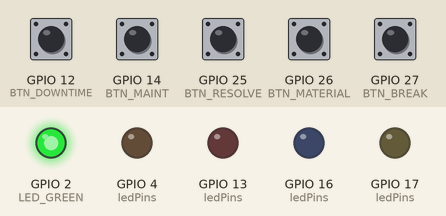
Bench run of a sketch on a simulated ESP32. Parts: output pins drawn as LEDs (lit = HIGH). The test bench sets the inputs (shaded band); at power-on: GPIO 12 (BTN_DOWNTIME), GPIO 14 (BTN_MAINT), GPIO 25 (BTN_RESOLVE), GPIO 26 (BTN_MATERIAL), GPIO 27 (BTN_BREAK) HIGH. WiFi joins after 1.5 s; servers stay silent unless stated; random numbers use the default seed unless the sketch sets one; no MQTT or app messages arrive unless stated; what the sketch prints to the serial monitor is not drawn.

Above: at 3.3 s.
3.4 s: GPIO 12 (BTN_DOWNTIME) pulled LOW for 0.15 s
At 4.4 s:
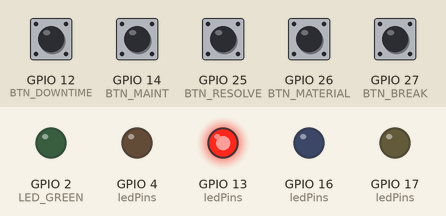
5.0 s: GPIO 14 (BTN_MAINT) pulled LOW for 0.15 s
At 5.6 s:
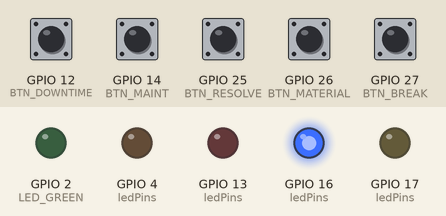
6.6 s: GPIO 26 (BTN_MATERIAL) pulled LOW for 0.15 s
At 7.8 s:
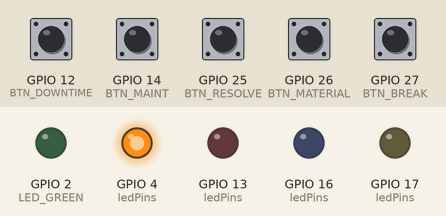
8.2 s: GPIO 27 (BTN_BREAK) pulled LOW for 0.15 s
At 9.0 s:
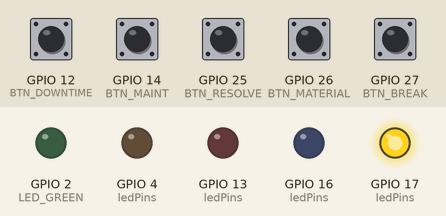
9.8 s: GPIO 25 (BTN_RESOLVE) pulled LOW for 0.15 s
At 10.6 s:
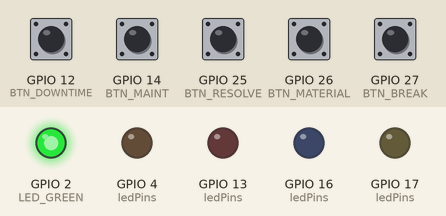
11.4 s: GPIO 12 (BTN_DOWNTIME) pulled LOW for 1 s
At 11.7 s:
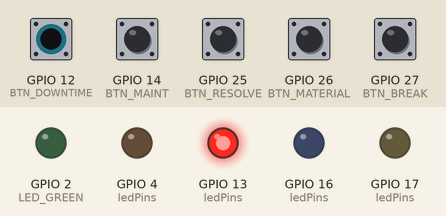
Timing chart, 0 to 14.4 s (numbered marks = the images above; inputs shaded):
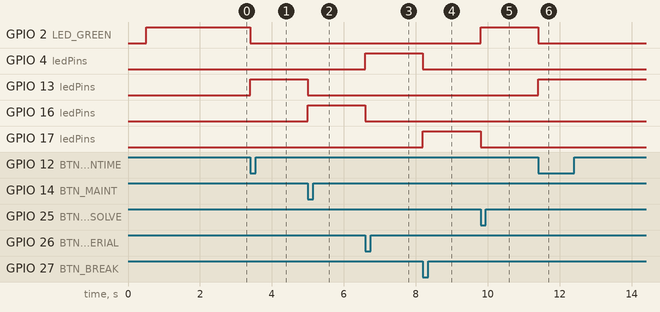

The sketch:

andon-simple.ino
```cpp
// ═══════════════════════════════════════════════════════════════════
// ANDON KA01 - Wokwi ESP32 Simulator (LED GREEN = NORMAL)
// 5 Boutons: DOWNTIME | MAINTENANCE | BREAK | MATERIAL | RESOLVE
// + MQTT vers Dashboard Railway
// + Lifecycle: detected → acknowledged → resolved
//
// FIX: LED GREEN stays ON in Normal state (Operational)
// FIX: LED GREEN turns OFF when alert is active
// FIX: LED stays ON until RESOLVE button pressed
// FIX: MQTT reconnect stabilized
// FIX: Pins matched to diagram.json wiring
// FIX: Lifecycle phase tracking for MTTA/MTTR calculation
// ═══════════════════════════════════════════════════════════════════

#include <WiFi.h>
#include <PubSubClient.h>
#include <SPI.h>
#include <MFRC522.h>

// ═══════════════════════════════════════════════════════════════════
// CONFIGURATION WIFI
// ═══════════════════════════════════════════════════════════════════
const char* WIFI_SSID = "Wokwi-GUEST";
const char* WIFI_PASS = "";

// ═══════════════════════════════════════════════════════════════════
// CONFIGURATION MQTT BROKER
// ═══════════════════════════════════════════════════════════════════
const char* MQTT_HOST = "broker.hivemq.com";
const int   MQTT_PORT = 1883;

// Topics MQTT
const char* TOPIC_STATUS = "factory/ligne1/andon/alert";
const char* TOPIC_HEARTBEAT = "andon/zone/ka/machine/ka01/heartbeat";

// ═══════════════════════════════════════════════════════════════════
// PINS ESP32 - MATCHED TO diagram.json WIRING
// ═══════════════════════════════════════════════════════════════════
// LEDs (5 couleurs)
#define LED_RED     13   // 🔴 DOWNTIME
#define LED_BLUE    16   // 🔵 MAINTENANCE
#define LED_YELLOW  17   // 🟡 BREAK
#define LED_ORANGE   4   // 🟠 MATERIAL
#define LED_GREEN    2   // 🟢 RESOLVE / NORMAL

// Boutons (5 états)
#define BTN_DOWNTIME   12  // 🔴 Panne
#define BTN_MAINT      14  // 🔵 Maintenance
#define BTN_BREAK      27  // 🟡 Pause
#define BTN_MATERIAL   26  // 🟠 Manque Matériel
#define BTN_RESOLVE    25  // 🟢 Résolu

// RFID
#define RST_PIN  22
#define SS_PIN    5
MFRC522 rfid(SS_PIN, RST_PIN);

// ═══════════════════════════════════════════════════════════════════
// VARIABLES GLOBALES
// ═══════════════════════════════════════════════════════════════════
WiFiClient espClient;
PubSubClient mqtt(espClient);

unsigned long debounce[5] = {0};
unsigned long lastReconnect = 0;
unsigned long lastHeartbeat = 0;
bool mqttConnected = false;
int currentAlertLed = -1;  // LED li cha3la daba (-1 = mafich alert)
bool isNormal = true;       // État Normal (Operational)

const int btnPins[5] = {BTN_DOWNTIME, BTN_MAINT, BTN_BREAK, BTN_MATERIAL, BTN_RESOLVE};
const int ledPins[5] = {LED_RED, LED_BLUE, LED_YELLOW, LED_ORANGE, LED_GREEN};

const char* btnLabels[5] = {"DOWNTIME", "MAINTENANCE", "BREAK", "WAIT_MATERIAL", "OPERATIONAL"};
const char* alertTypes[5] = {"Panne machine", "Maintenance requise", "Pause opérateur", "Manque matériel", "Fonctionnement normal"};
const char* lifecyclePhases[5] = {"detected", "acknowledged", "in_progress", "in_progress", "resolved"};

// ═══════════════════════════════════════════════════════════════════
// SETUP
// ═══════════════════════════════════════════════════════════════════
void setup() {
  Serial.begin(115200);
  delay(500);

  Serial.println("\n========================================");
  Serial.println("  🚀 Andon KA01 - 5 Alertes + MQTT");
  Serial.println("  [LED GREEN = NORMAL] ON par défaut");
  Serial.println("========================================");

  // Initialiser LEDs
  for (int i = 0; i < 5; i++) {
    pinMode(ledPins[i], OUTPUT);
  }

  // ✅ LED GREEN ON par défaut (État Normal)
  allLedsOff();
  digitalWrite(LED_GREEN, HIGH);
  isNormal = true;

  // Initialiser boutons
  for (int i = 0; i < 5; i++) {
    pinMode(btnPins[i], INPUT_PULLUP);
  }

  // RFID
  SPI.begin();
  rfid.PCD_Init();
  Serial.println("RFID MFRC522 prêt");

  // Connexion WiFi
  WiFi.begin(WIFI_SSID, WIFI_PASS);
  Serial.print("🔌 WiFi");
  while (WiFi.status() != WL_CONNECTED) {
    delay(300);
    Serial.print(".");
  }
  Serial.println(" ✅ " + WiFi.localIP().toString());

  // Configuration MQTT
  mqtt.setServer(MQTT_HOST, MQTT_PORT);
  mqtt.setCallback(mqttCallback);

  // Première connexion MQTT
  reconnectMQTT();

  Serial.println("========================================");
  Serial.println("  ✅ Prêt! État Normal: 🟢 LED GREEN ON");
  Serial.println("  🔴 Panne(12) | 🔵 Maint(14) | 🟡 Break(27)");
  Serial.println("  🟠 Mat(26) | 🟢 Res(25)");
  Serial.println("========================================\n");
}

// ═══════════════════════════════════════════════════════════════════
// LOOP PRINCIPAL
// ═══════════════════════════════════════════════════════════════════
void loop() {
  // Vérifier MQTT
  if (!mqtt.connected()) {
    mqttConnected = false;
    if (millis() - lastReconnect > 5000) {
      Serial.println("🔄 MQTT déconnecté, reconnexion...");
      reconnectMQTT();
      lastReconnect = millis();
    }
  } else {
    mqttConnected = true;
    mqtt.loop();
  }

  // Heartbeat toutes les 10 secondes
  if (millis() - lastHeartbeat > 10000) {
    sendHeartbeat();
    lastHeartbeat = millis();
  }

  // Lire les 5 boutons
  readButtons();
}

// ═══════════════════════════════════════════════════════════════════
// FONCTIONS BOUTONS (LED GREEN = NORMAL + LIFECYCLE TRACKING)
// ═══════════════════════════════════════════════════════════════════
void readButtons() {
  // 🔴 BTN_DOWNTIME (Panne) - LED RED ON, LED GREEN OFF
  // Lifecycle: "detected" - Opérateur détecte la panne (14:30)
  if (digitalRead(BTN_DOWNTIME) == LOW && millis() - debounce[0] > 300) {
    debounce[0] = millis();
    setAlertLed(LED_RED);  // ← RED ON, GREEN OFF
    sendAlert(btnLabels[0], alertTypes[0], lifecyclePhases[0]);
    Serial.println("🔴 PHASE 1: DOWNTIME détecté (lifecycle: detected)");
  }

  // 🔵 BTN_MAINT (Maintenance) - LED BLUE ON, LED GREEN OFF
  // Lifecycle: "acknowledged" - Technicien arrive (14:45) → MTTA = 15 min
  if (digitalRead(BTN_MAINT) == LOW && millis() - debounce[1] > 300) {
    debounce[1] = millis();
    setAlertLed(LED_BLUE);  // ← BLUE ON, GREEN OFF
    sendAlert(btnLabels[1], alertTypes[1], lifecyclePhases[1]);
    Serial.println("🔵 PHASE 2: MAINTENANCE commencée (lifecycle: acknowledged)");
  }

  // 🟡 BTN_BREAK (Pause) - LED YELLOW ON, LED GREEN OFF
  // Lifecycle: "in_progress" - Pause opérateur
  if (digitalRead(BTN_BREAK) == LOW && millis() - debounce[2] > 300) {
    debounce[2] = millis();
    setAlertLed(LED_YELLOW);  // ← YELLOW ON, GREEN OFF
    sendAlert(btnLabels[2], alertTypes[2], lifecyclePhases[2]);
  }

  // 🟠 BTN_MATERIAL (Manque Matériel) - LED ORANGE ON, LED GREEN OFF
  // Lifecycle: "in_progress" - Attente matériel
  if (digitalRead(BTN_MATERIAL) == LOW && millis() - debounce[3] > 300) {
    debounce[3] = millis();
    setAlertLed(LED_ORANGE);  // ← ORANGE ON, GREEN OFF
    sendAlert(btnLabels[3], alertTypes[3], lifecyclePhases[3]);
  }

  // 🟢 BTN_RESOLVE (Résolu) - LED GREEN ON, alert LED OFF
  // Lifecycle: "resolved" - Réparation terminée (15:15) → MTTR = 30 min
  if (digitalRead(BTN_RESOLVE) == LOW && millis() - debounce[4] > 300) {
    debounce[4] = millis();
    setNormalState();  // ← GREEN ON, alert OFF
    sendAlert(btnLabels[4], alertTypes[4], lifecyclePhases[4]);
    Serial.println("🟢 PHASE 3: RESOLVED - Machine opérationnelle (lifecycle: resolved)");
    Serial.println("💡 État Normal: 🟢 LED GREEN ON");
  }
}

// ═══════════════════════════════════════════════════════════════════
// FONCTIONS LED (LED GREEN = NORMAL)
// ═══════════════════════════════════════════════════════════════════

// ✅ Normal State: LED GREEN ON, alert LED OFF
void setNormalState() {
  allLedsOff();              // Turn off all LEDs
  digitalWrite(LED_GREEN, HIGH); // Turn on GREEN LED
  currentAlertLed = -1;      // No alert active
  isNormal = true;           // Normal state
}

// ✅ Alert State: Alert LED ON, LED GREEN OFF
void setAlertLed(int alertLed) {
  allLedsOff();              // Turn off all LEDs
  digitalWrite(alertLed, HIGH); // Turn on alert LED
  currentAlertLed = alertLed;   // Store current alert LED
  isNormal = false;          // Alert state
}

// Turn off all LEDs
void allLedsOff() {
  for (int i = 0; i < 5; i++) {
    digitalWrite(ledPins[i], LOW);
  }
}

// ═══════════════════════════════════════════════════════════════════
// FONCTIONS MQTT (avec lifecycle_phase)
// ═══════════════════════════════════════════════════════════════════
void sendAlert(const char* status, const char* type, const char* lifecycle) {
  if (!mqtt.connected()) {
    Serial.println("❌ MQTT non connecté - Alerte non envoyée");
    return;
  }

  String json = "{";
  json += "\"machine_id\":\"KA01\",";
  json += "\"zone\":\"KA\",";
  json += "\"status\":\"" + String(status) + "\",";
  json += "\"type\":\"" + String(type) + "\",";
  json += "\"lifecycle_phase\":\"" + String(lifecycle) + "\",";
  json += "\"operator\":\"Op_0102\",";
  json += "\"timestamp\":" + String(millis());
  json += "}";

  Serial.println("📡 ALERTE: " + String(type) + " | Status: " + String(status));
  Serial.println("   📍 Lifecycle: " + String(lifecycle));
  if (isNormal) {
    Serial.println("   💡 État: Normal (🟢 LED GREEN ON)");
  } else {
    Serial.println("   ⚠️ État: Alerte (LED ON: " + String(currentAlertLed) + ")");
  }

  if (mqtt.publish(TOPIC_STATUS, json.c_str())) {
    Serial.println("   ✅ MQTT envoyé!");
  } else {
    Serial.println("   ❌ Échec envoi MQTT");
  }
}

void sendHeartbeat() {
  if (!mqtt.connected()) return;

  String json = "{";
  json += "\"machine_id\":\"KA01\",";
  json += "\"status\":\"heartbeat\",";
  json += "\"timestamp\":" + String(millis());
  json += "}";

  mqtt.publish(TOPIC_HEARTBEAT, json.c_str());
}

void mqttCallback(char* topic, byte* payload, unsigned int length) {
  // Pas besoin de recevoir pour l'instant
}

void reconnectMQTT() {
  if (mqtt.connected()) {
    mqttConnected = true;
    return;
  }

  String clientId = "Wokwi-KA01-" + String(random(0xffff), HEX);

  Serial.print("🔌 Connexion MQTT...");
  if (mqtt.connect(clientId.c_str())) {
    Serial.println(" ✅");
    mqtt.subscribe(TOPIC_STATUS);
    mqttConnected = true;
  } else {
    Serial.print(" ❌ Échec: ");
    Serial.println(mqtt.state());
    mqttConnected = false;
  }
}
```

Measured:
- after the input at 3.4 s, GPIO 2 (LED_GREEN): HIGH → LOW at once; GPIO 13 (ledPins): LOW → HIGH at once
- after the input at 5.0 s, GPIO 13 (ledPins): HIGH → LOW at once; GPIO 16 (ledPins): LOW → HIGH at once
- after the input at 6.6 s, GPIO 4 (ledPins): LOW → HIGH at once; GPIO 16 (ledPins): HIGH → LOW at once
- after the input at 8.2 s, GPIO 4 (ledPins): HIGH → LOW at once; GPIO 17 (ledPins): LOW → HIGH at once
- after the input at 9.8 s, GPIO 2 (LED_GREEN): LOW → HIGH at once; GPIO 17 (ledPins): HIGH → LOW at once
- after the input at 11.4 s, GPIO 2 (LED_GREEN): HIGH → LOW at once; GPIO 13 (ledPins): LOW → HIGH at once
